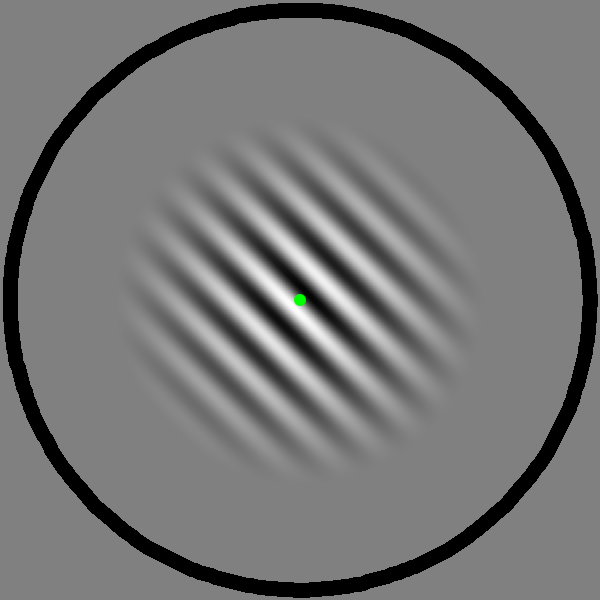
#> input picture 8stateRandomTransition_forExp201802/images/Gabor_Left.png, 600 x 600 px
$ jupyter execute --allow-errors 'ImageSynthesisFromAttentionModel2017(Feb16thNishida).ipynb'   (shell and % lines are left out)
#> lines starting #> are read from the running program, lines starting #| are printed output that depends on the picture
#  Image synthesis from attention model (Lee et al., 2017)
This notebook is intended to synthesize psedo binocular raivalry (Python3).

### Prerequisite
* OpenCV, 4.1.0.25
* pandas, 2.2.3.2
* numpy, 1.16.4
* matplotlib, 3.1.0
* seaborn, 0.9.0
* [ffmpeg](https://ffmpeg.org/download.html), 4.2

### Program Procedure in this notebook
1. Import modules
2. Upload peudo binocular rivalry
3. Upload summation neurons' activity
4. Downsample time-course
5. Detect peak points from time courses
6. Add some random num for transitions to the time series
7. Get the order in which the reference images appear
8. generate parallel images
9. generate multiple parallel images

### After generating images
Under Terminal (MacOS) or Command Prompt (Windows)
```shell
ffmpeg -r 20 -i %04d.jpg grating_random_transition.mp4
```

##### by Dr. Nishida, 2017
##### revised by Hamada Hiroaki, 2019

# 1. Import modules

[cell 1]
import cv2
import math
import os
import numpy as np
import pandas as pd
import matplotlib.pyplot as plt
import seaborn as sns

# 2. Upload false binocular rivalry patterns

[cell 2]
# upload images
InputDir = ''
n_ref_images = 8
img_list = list()
img_list.append(cv2.imread(InputDir + 'images/Gabor_Left.png'))
img_list.append(cv2.imread(InputDir + 'images/Gabor_Right.png'))
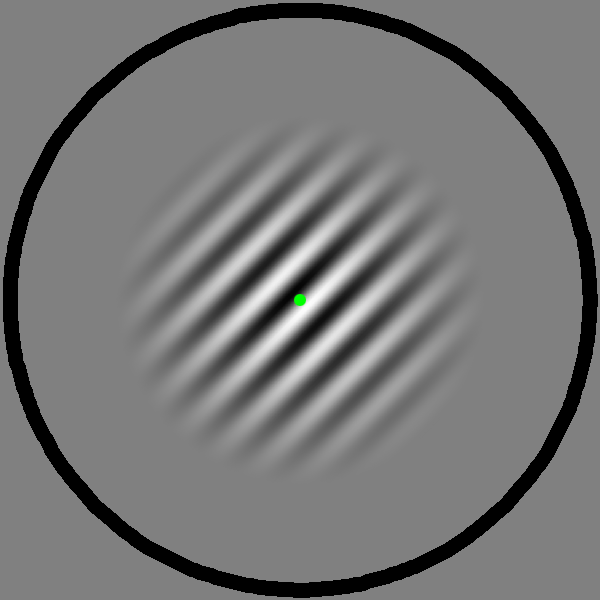
#> input picture 8stateRandomTransition_forExp201802/images/Gabor_Right.png, 600 x 600 px
img_list.append(cv2.imread(InputDir + 'images/Gabor_Blended_1to4.png'))
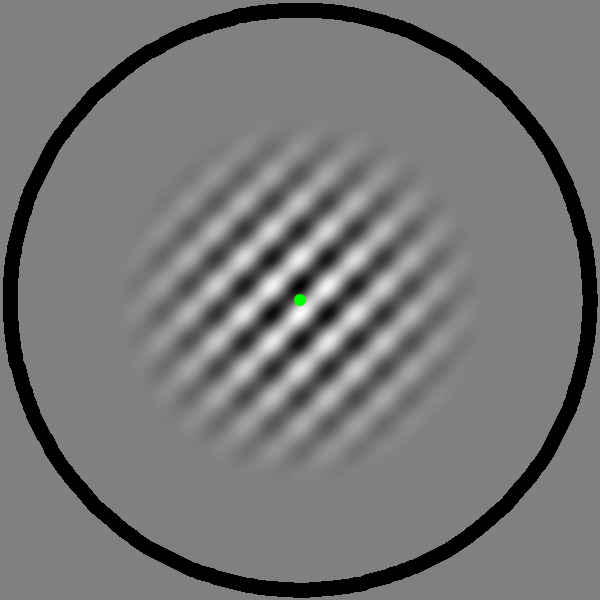
#> input picture 8stateRandomTransition_forExp201802/images/Gabor_Blended_1to4.png, 600 x 600 px
img_list.append(cv2.imread(InputDir + 'images/Gabor_Blended_4to1.png'))
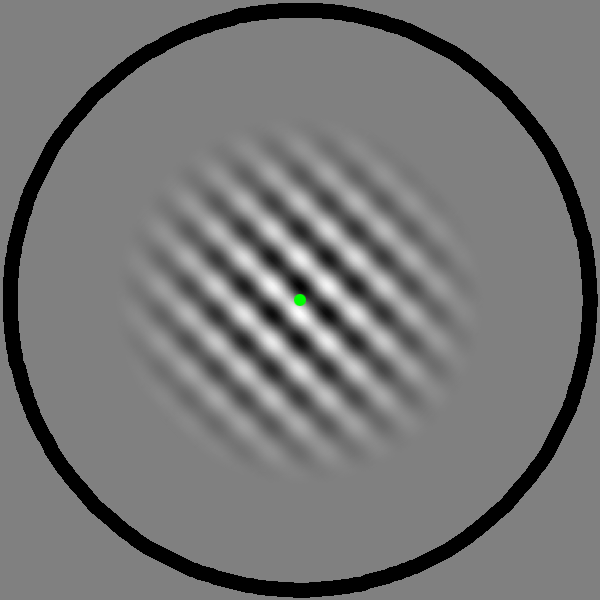
#> input picture 8stateRandomTransition_forExp201802/images/Gabor_Blended_4to1.png, 600 x 600 px
img_list.append(cv2.imread(InputDir + 'images/Gabor_V.png'))
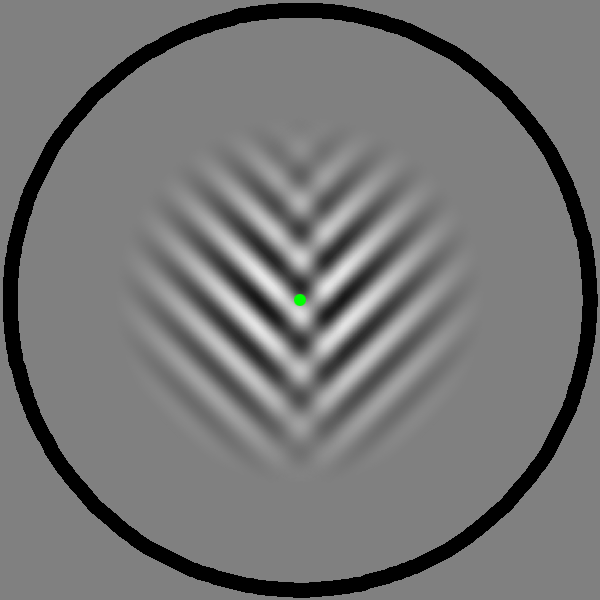
#> input picture 8stateRandomTransition_forExp201802/images/Gabor_V.png, 600 x 600 px
img_list.append(cv2.imread(InputDir + 'images/Gabor_Inverse_V.png'))
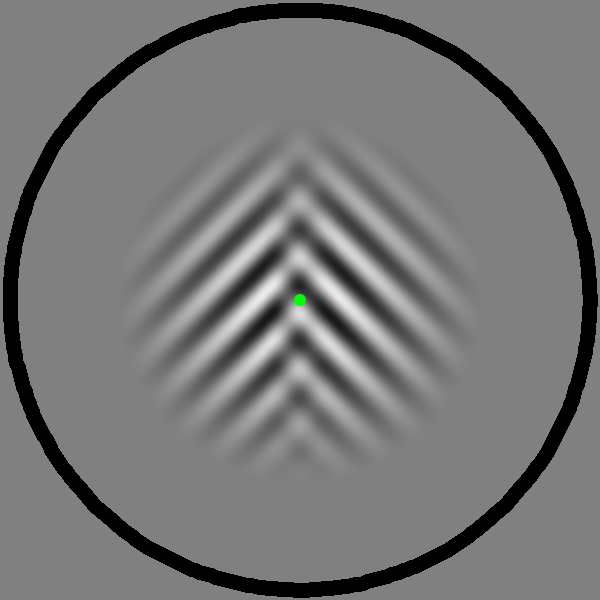
#> input picture 8stateRandomTransition_forExp201802/images/Gabor_Inverse_V.png, 600 x 600 px
img_list.append(cv2.imread(InputDir + 'images/Gabor_Mounted_Left.png'))
img_list.append(cv2.imread(InputDir + 'images/Gabor_Mounted_Right.png'))

[cell 3]
print('dimension of each image')
print(img_list[0].shape)
#| (600, 600, 3)

[cell 4]
img_h, img_w = img_list[0].shape[:2]
#> img_h = 600; img_w = 600
base_h = 854
base_w = 1520

img_ext = '.jpg'

x1 = int((base_w / 2 - img_w) / 2)
#> x1 = 80
y1 = int((base_h - img_h) / 2)
#> y1 = 127
x2 = int(x1 + base_w / 2)
#> x2 = 840
y2 = y1
#> y2 = 127
